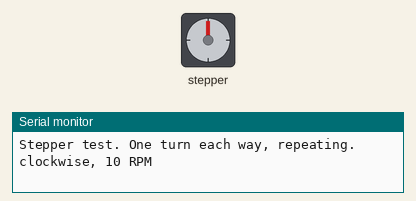
Recording of a sketch running on a simulated Arduino Uno, built with avr-gcc and run on an emulated ATmega328P. Parts: stepper motor, the last lines printed to the serial monitor. Stepper angles assume 2048 steps per turn.

Above: at 0.05 s.
At 3.05 s:
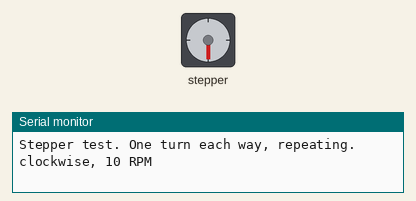
At 6.05 s:
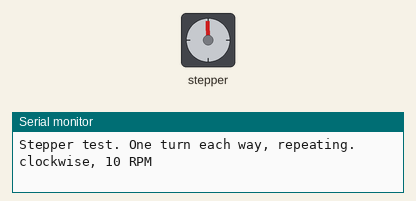
At 12.55 s:
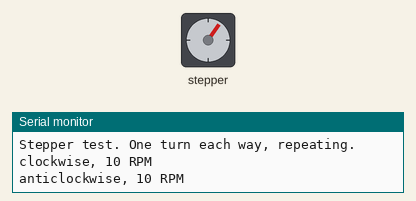
Timing chart, 0 to 17.8 s (numbered marks = the images above):
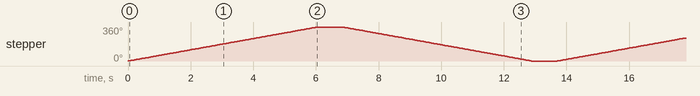

Measured:
- by itself, stepper: turns 360° clockwise in 6.0 s, then 360° counter-clockwise in 6.0 s, repeating every 13.7 s

The sketch:

sketch.ino
```cpp
// BENCH TEST 07: STEPPER (28BYJ-48 + ULN2003)
//
// Turns one full revolution each way. If it hums but does not turn, the pin
// ORDER is wrong, not the wiring.
//
// PINS, from the ULN2003 board to the Uno:
//
//   IN1 -> D8      IN2 -> D9      IN3 -> D10     IN4 -> D11
//
//   Board 5V and GND to the Arduino, or its own supply under any load.
//
// THE GOTCHA THAT COSTS PEOPLE AN HOUR:
//   the Stepper constructor does NOT take the pins in numeric order. It wants
//   IN1-IN3-IN2-IN4, so the numbers read 8, 10, 9, 11. Wire them 8..11 in
//   order on the board, then swap the middle two here.
//
//   Get it wrong and the motor buzzes and jitters instead of rotating.

#include <Stepper.h>

// 28BYJ-48 is 32 steps per motor revolution through a 1/64 gearbox,
// so 2048 steps per output shaft revolution in full-step mode.
const int STEPS_PER_REV = 2048;

// IN1, IN3, IN2, IN4. See the note above.
Stepper motor(STEPS_PER_REV, 8, 10, 9, 11);

void setup() {
  Serial.begin(9600);
  Serial.println("Stepper test. One turn each way, repeating.");
  // The library sets the pins as outputs itself.
}

void loop() {
  Serial.println("clockwise, 10 RPM");
  motor.setSpeed(10);          // this motor tops out around 15 RPM
  motor.step(STEPS_PER_REV);
  delay(800);

  Serial.println("anticlockwise, 10 RPM");
  motor.step(-STEPS_PER_REV);
  delay(800);
}
```
